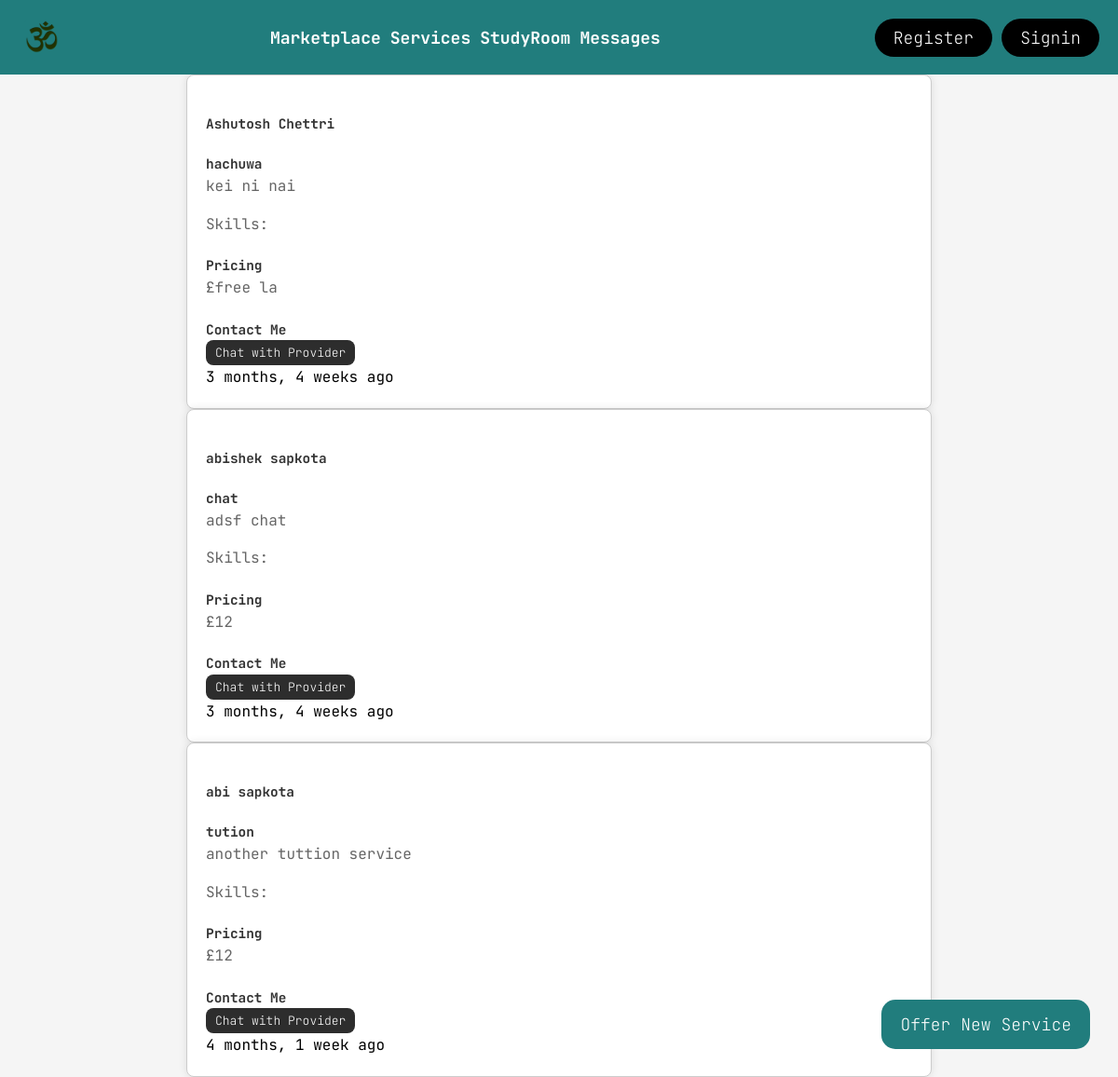
Page /services/ on the committed database.
### portal/models.py (models this page shows)
class Service(models.Model):
    title = models.CharField(max_length=75)
    description = models.TextField()
    price = models.CharField(max_length=15)
    provider = models.ForeignKey(
        User, on_delete=models.CASCADE, related_name="provider"
    )
    skills = models.ManyToManyField(Skill)
    postedOn = models.DateTimeField(auto_now=True)
    class Meta:
        ordering = ["-postedOn"]

class User(AbstractUser):
    image = CloudinaryField(blank=True, null=True)
    username = models.CharField(("username"), max_length=30, blank=True, unique=True)
    email = models.EmailField("Email", blank=False, null=False, unique=True)
    first_name = models.CharField(("first name"), max_length=30, blank=False)
    last_name = models.CharField(("last name"), max_length=30, blank=False)
    password = models.CharField(("Password"), max_length=30)
    confirm_password = models.CharField(
        ("confirm_password"), max_length=30, blank=True, null=True
    )
    academia = models.ManyToManyField(
        Academia,
        blank=True,
    )
    skills = models.ManyToManyField(Skill)
    interests = models.ManyToManyField(Interest, blank=True)
    REQUIRED_FIELDS = [
        "first_name",
        "last_name",
        "email",
        "password",
        "confirm_password",
    ]
    objects = UserManager()

### portal/views.py (the view)
# urls.py: path("services/", views.services, name="services"),
def services(request):
    services = Service.objects.all()
    return render(
        request, "services/services.html", {"services": services, "user": request.user}
    )

### templates/services/services.html (shortened to what this page needs)
 {% extends 'home/navbar.html'%}
{% load static%} {% load humanize%}
{%block content %}
{%for service in services%}
<div class="service-info">
    <section class="sec-class">
        <h2>{{service.provider.first_name}} {{service.provider.last_name}}</h2>
        <section class="sec-class">
            <h2>{{service.title}}</h2>
            <p>{{service.description}}</p>
        </section>
        <p>Skills:</p>
        </section>
    <section class="sec-class">
        <h2>Pricing</h2>
        <p>£{{service.price}}</p>
    </section>
    {% if service.provider != user%}
    <section class="sec-class">
        <h2>Contact Me</h2>
        <a href="/personal_messages/{{service.provider.username}}/"><button class="chat-with">Chat with Provider</button></a>
    {% elif service.provider == user %}
        <a href="delete{{service.id}}/"><button class="delete-service">Delete</button></a>
    {% endif %}
    </section>
    <div class="service-date">{{service.postedOn|naturaltime}}</div>
  </div>
  {%endfor%}
    <button id="openDialogButton">Offer New Service</button>
</div>
    {% block extra_css%}
    <link rel="stylesheet" href="{% static 'css/services/services.css' %}">
    {% endblock %}
{% endblock %}

### templates/home/navbar.html (shortened to what this page needs)
{% load static %}
<html lang="en">
<!DOCTYPE html>
<head>
    <link rel="stylesheet" type="text/css" href="{% static 'css/home/navbar.css' %}">
    <link rel="stylesheet" href="https://cdnjs.cloudflare.com/ajax/libs/font-awesome/4.7.0/css/font-awesome.min.css">
</head>
<body>
    <div class="navbar-content">
    <header class="navbar-header">
        <a href="/"><img class="logo" src="{% static 'img/logo.png' %}" alt="logo"></a>
        <nav>
            <ul class="nav_links">
                <li><a href="/marketplace">Marketplace</a></li>
                <li><a href="/services">Services</a></li>
                <li><a href="/chatrooms">StudyRoom</a></li>
                <li><a href="/personal_messages/">Messages</a></li>
            </ul>
        </nav>
        <div class="temp">
            {% if user.is_authenticated%}
            <a href="{% url 'profile' %}">
                <p style="color: white;"> {{user.first_name}}</p>
            </a>
            <a class="navbar_right" href="/signout"><button class="Button">Logout</button></a>
            {%else%}
            <a class="navbar_right" href="/register"><button class="Button">Register</button></a>
            <a class="navbar_right" href="/signin"><button class="Button">Signin</button></a>
            {%endif%}
        </div>
    </header>
    {%block content%}
    {%endblock%}
</body>
</html>

### static/css/home/navbar.css (style rules this page uses)
* { box-sizing: border-box; margin: 0; padding:0; font-family: "JetBrains Mono", sans-serif; }
li, a, button { font-family: "JetBrains Mono", sans-serif; font-weight: 200; font-size: 18px; color:rgb(236, 236, 236); text-decoration: none; font-size: 18px; color:rgb(255, 255, 255); text-decoration: none; }
nav { display: flex; }
.navbar-header { display: flex; position: fixed; top: 0; left: 0; width: 100%; height: 80px; background-color:rgb(33, 125, 125); align-items: center; padding: 15px 10%; padding-left: 15px; padding-right: 15px; justify-content: space-between; align-items: center; z-index: 500; }
.temp { display: flex; justify-content: space-evenly; align-items: center; padding: 5px; }
.logo { cursor:pointer; width: 60px; height: 60px; mix-blend-mode: multiply; }
.nav_links { list-style: none; display: flex; }
.nav_links li { display: inline-block; padding: 0px 5px; justify-content: space-between; }
.nav_links li a { transition: all 0.3s ease 0s; color: white; font-weight: bold; }
.Button { padding: 9px 20px; background-color: black; border: none; border-radius: 50px; cursor:pointer; transition: background-color 0.3s ease-in-out; margin-left: 10px; }

### static/css/services/services.css (style rules this page uses)
body { font-family: "JetBrains Mono", sans-serif; line-height: 1.6; margin: 0; padding: 0; background-color: #f5f5f5; }
.service-info { border: 1px solid #ccc; background-color: #fff; box-shadow: 0 0 10px rgba(0, 0, 0, 0.1); padding: 20px; margin-bottom: 20px; transition: transform 0.2s ease-in-out; max-width: 800px; margin: 0 auto; border-radius: 8px; position: relative; top: 80px; z-index: 100; }
img { max-width: 100%; height: auto; }
h1, h2 { color: #333; }
h2 { font-size: .9em; margin-top: 20px; }
p { color: #666; margin-bottom: 15px; }
ul { list-style: none; padding: 0; margin-top: 5px; }
li { margin-bottom: 2px; font-size: 1em; color: #666; }
.chat-with, .delete-service { font-size: small; color:rgb(255, 255, 255); background-color: rgb(45, 45, 45); padding: 5px 10px; border: none; border-radius: 8px; cursor: pointer; transition: background-color 0.3s ease-in-out; }
a { color: #3498db; }
#openDialogButton { position: fixed; bottom: 30px; right: 30px; z-index: 999; background-color:rgb(33, 125, 125); color: white; padding: 15px 20px; border: none; border-radius: 15px; cursor: pointer; }
.sec-class { background-color: #fff; }

### rows in the picture
Service: provider.first_name "Ashutosh", provider.last_name "Chettri", title "hachuwa", description "kei ni nai", price "free la", postedOn "3 months, 4 weeks ago"
Service: provider.first_name "abishek", provider.last_name "sapkota", title "chat", description "adsf chat", price "12", postedOn "3 months, 4 weeks ago"
Service: provider.first_name "abi", provider.last_name "sapkota", title "tution", description "another tuttion service", price "12", postedOn "4 months, 1 week ago"
